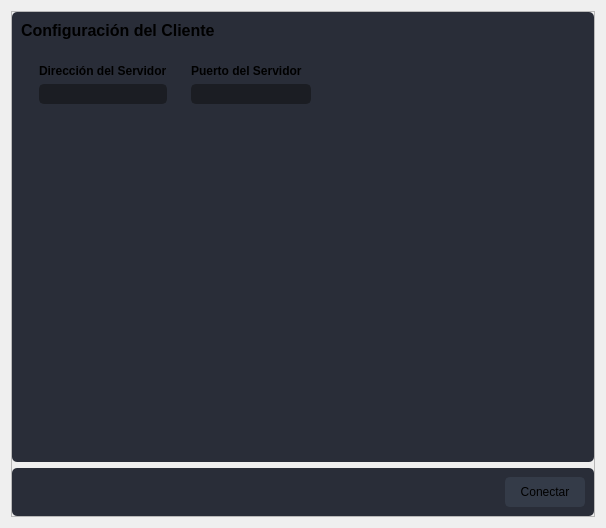
                  <widget class="QWidget" name="page_network">
                   <layout class="QVBoxLayout" name="verticalLayout_22">
                    <item>
                     <widget class="QFrame" name="content_network">
                      <property name="styleSheet">
                       <string notr="true"/>
                      </property>
                      <property name="frameShape">
                       <enum>QFrame::StyledPanel</enum>
                      </property>
                      <property name="frameShadow">
                       <enum>QFrame::Raised</enum>
                      </property>
                      <layout class="QVBoxLayout" name="verticalLayout_15">
                       <property name="leftMargin">
                        <number>0</number>
                       </property>
                       <property name="topMargin">
                        <number>0</number>
                       </property>
                       <property name="rightMargin">
                        <number>0</number>
                       </property>
                       <property name="bottomMargin">
                        <number>0</number>
                       </property>
                       <item>
                        <widget class="QFrame" name="frame_network_1">
                         <property name="styleSheet">
                          <string notr="true">background-color: rgb(41, 45, 56);
border-radius: 5px;</string>
                         </property>
                         <property name="frameShape">
                          <enum>QFrame::StyledPanel</enum>
                         </property>
                         <property name="frameShadow">
                          <enum>QFrame::Raised</enum>
                         </property>
                         <layout class="QVBoxLayout" name="verticalLayout_24">
                          <item>
                           <widget class="QLabel" name="labelHeaderUser_2">
                            <property name="maximumSize">
                             <size>
                              <width>16777215</width>
                              <height>30</height>
                             </size>
                            </property>
                            <property name="font">
                             <font>
                              <family>Segoe UI</family>
                              <pointsize>12</pointsize>
                              <weight>75</weight>
                              <bold>true</bold>
                             </font>
                            </property>
                            <property name="styleSheet">
                             <string notr="true"/>
                            </property>
                            <property name="text">
                             <string>Configuración del Cliente</string>
                            </property>
                           </widget>
                          </item>
                          <item>
                           <widget class="QFrame" name="frame_11">
                            <property name="frameShape">
                             <enum>QFrame::StyledPanel</enum>
                            </property>
                            <property name="frameShadow">
                             <enum>QFrame::Raised</enum>
                            </property>
                            <layout class="QHBoxLayout" name="horizontalLayout_14">
                             <item>
                              <widget class="QFrame" name="frame_12">
                               <property name="frameShape">
                                <enum>QFrame::StyledPanel</enum>
                               </property>
                               <property name="frameShadow">
                                <enum>QFrame::Raised</enum>
                               </property>
                               <layout class="QVBoxLayout" name="verticalLayout_21">
                                <item>
                                 <widget class="QLabel" name="labelHeaderUser_3">
                                  <property name="maximumSize">
                                   <size>
                                    <width>16777215</width>
                                    <height>25</height>
                                   </size>
                                  </property>
                                  <property name="font">
                                   <font>
                                    <family>Segoe UI</family>
                                    <pointsize>9</pointsize>
                                    <weight>75</weight>
                                    <bold>true</bold>
                                   </font>
                                  </property>
                                  <property name="styleSheet">
                                   <string notr="true"/>
                                  </property>
                                  <property name="text">
                                   <string>Dirección del Servidor</string>
                                  </property>
                                 </widget>
                                </item>
                                <item>
                                 <widget class="QLineEdit" name="hostLineEdit">
                                  <property name="styleSheet">
                                   <string notr="true">QLineEdit {
	background-color: rgb(27, 29, 35);
	border-radius: 5px;
	border: 2px solid rgb(27, 29, 35);
	padding-left: 10px;
}
QLineEdit:hover {
	border: 2px solid rgb(64, 71, 88);
}
QLineEdit:focus {
	border: 2px solid rgb(91, 101, 124);
}</string>
                                  </property>
                                 </widget>
                                </item>
                                <item>
                                 <spacer name="verticalSpacer">
                                  <property name="orientation">
                                   <enum>Qt::Vertical</enum>
                                  </property>
                                  <property name="sizeHint" stdset="0">
                                   <size>
                                    <width>20</width>
                                    <height>331</height>
                                   </size>
                                  </property>
                                 </spacer>
                                </item>
                               </layout>
                              </widget>
                             </item>
                             <item>
                              <widget class="QFrame" name="frame_13">
                               <property name="frameShape">
                                <enum>QFrame::StyledPanel</enum>
                               </property>
                               <property name="frameShadow">
                                <enum>QFrame::Raised</enum>
                               </property>
                               <layout class="QVBoxLayout" name="verticalLayout_23">
                                <item>
                                 <widget class="QLabel" name="labelHeaderUser_4">
                                  <property name="maximumSize">
                                   <size>
                                    <width>16777215</width>
                                    <height>25</height>
                                   </size>
                                  </property>
                                  <property name="font">
                                   <font>
                                    <family>Segoe UI</family>
                                    <pointsize>9</pointsize>
                                    <weight>75</weight>
                                    <bold>true</bold>
                                   </font>
                                  </property>
                                  <property name="styleSheet">
                                   <string notr="true"/>
                                  </property>
                                  <property name="text">
                                   <string>Puerto del Servidor</string>
                                  </property>
                                 </widget>
                                </item>
                                <item>
                                 <widget class="QLineEdit" name="hostPortLineEdit">
                                  <property name="styleSheet">
                                   <string notr="true">QLineEdit {
	background-color: rgb(27, 29, 35);
	border-radius: 5px;
	border: 2px solid rgb(27, 29, 35);
	padding-left: 10px;
}
QLineEdit:hover {
	border: 2px solid rgb(64, 71, 88);
}
QLineEdit:focus {
	border: 2px solid rgb(91, 101, 124);
}</string>
                                  </property>
                                  <property name="inputMethodHints">
                                   <set>Qt::ImhNone</set>
                                  </property>
                                 </widget>
                                </item>
                                <item>
                                 <spacer name="verticalSpacer_2">
                                  <property name="orientation">
                                   <enum>Qt::Vertical</enum>
                                  </property>
                                  <property name="sizeHint" stdset="0">
                                   <size>
                                    <width>20</width>
                                    <height>331</height>
                                   </size>
                                  </property>
                                 </spacer>
                                </item>
                               </layout>
                              </widget>
                             </item>
                             <item>
                              <spacer name="horizontalSpacer_3">
                               <property name="orientation">
                                <enum>Qt::Horizontal</enum>
                               </property>
                               <property name="sizeHint" stdset="0">
                                <size>
                                 <width>256</width>
                                 <height>38</height>
                                </size>
                               </property>
                              </spacer>
                             </item>
                            </layout>
                           </widget>
                          </item>
                         </layout>
                        </widget>
                       </item>
                       <item>
                        <widget class="QFrame" name="frame_network_2">
                         <property name="styleSheet">
                          <string notr="true">background-color: rgb(41, 45, 56);
border-radius: 5px;</string>
                         </property>
                         <property name="frameShape">
                          <enum>QFrame::StyledPanel</enum>
                         </property>
                         <property name="frameShadow">
                          <enum>QFrame::Raised</enum>
                         </property>
                         <layout class="QHBoxLayout" name="horizontalLayout_13">
                          <item>
                           <spacer name="horizontalSpacer_2">
                            <property name="orientation">
                             <enum>Qt::Horizontal</enum>
                            </property>
                            <property name="sizeHint" stdset="0">
                             <size>
                              <width>351</width>
                              <height>20</height>
                             </size>
                            </property>
                           </spacer>
                          </item>
                          <item>
                           <widget class="QPushButton" name="connectBtn">
                            <property name="enabled">
                             <bool>true</bool>
                            </property>
                            <property name="minimumSize">
                             <size>
                              <width>80</width>
                              <height>30</height>
                             </size>
                            </property>
                            <property name="font">
                             <font>
                              <pointsize>9</pointsize>
                             </font>
                            </property>
                            <property name="styleSheet">
                             <string notr="true">QPushButton {
	border: 2px solid rgb(52, 59, 72);
	border-radius: 5px;	
	background-color: rgb(52, 59, 72);
}
QPushButton:hover {
	background-color: rgb(57, 65, 80);
	border: 2px solid rgb(61, 70, 86);
}
QPushButton:pressed {	
	background-color: rgb(35, 40, 49);
	border: 2px solid rgb(43, 50, 61);
}</string>
                            </property>
                            <property name="text">
                             <string>Conectar</string>
                            </property>
                           </widget>
                          </item>
                         </layout>
                        </widget>
                       </item>
                      </layout>
                     </widget>
                    </item>
                   </layout>
                  </widget>
